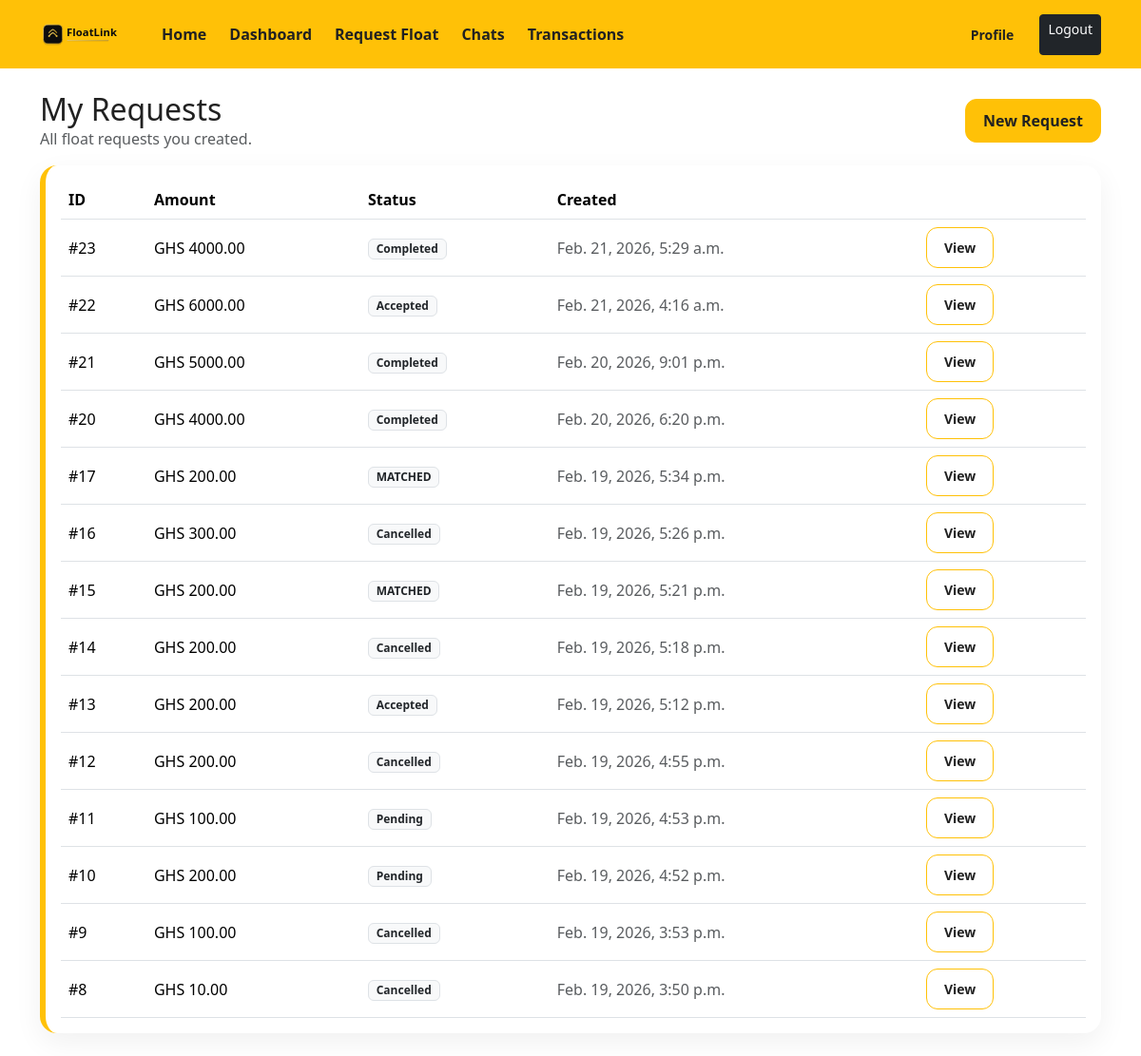
/requests/my/ (signed in), run on an earlier commit of the app's database.
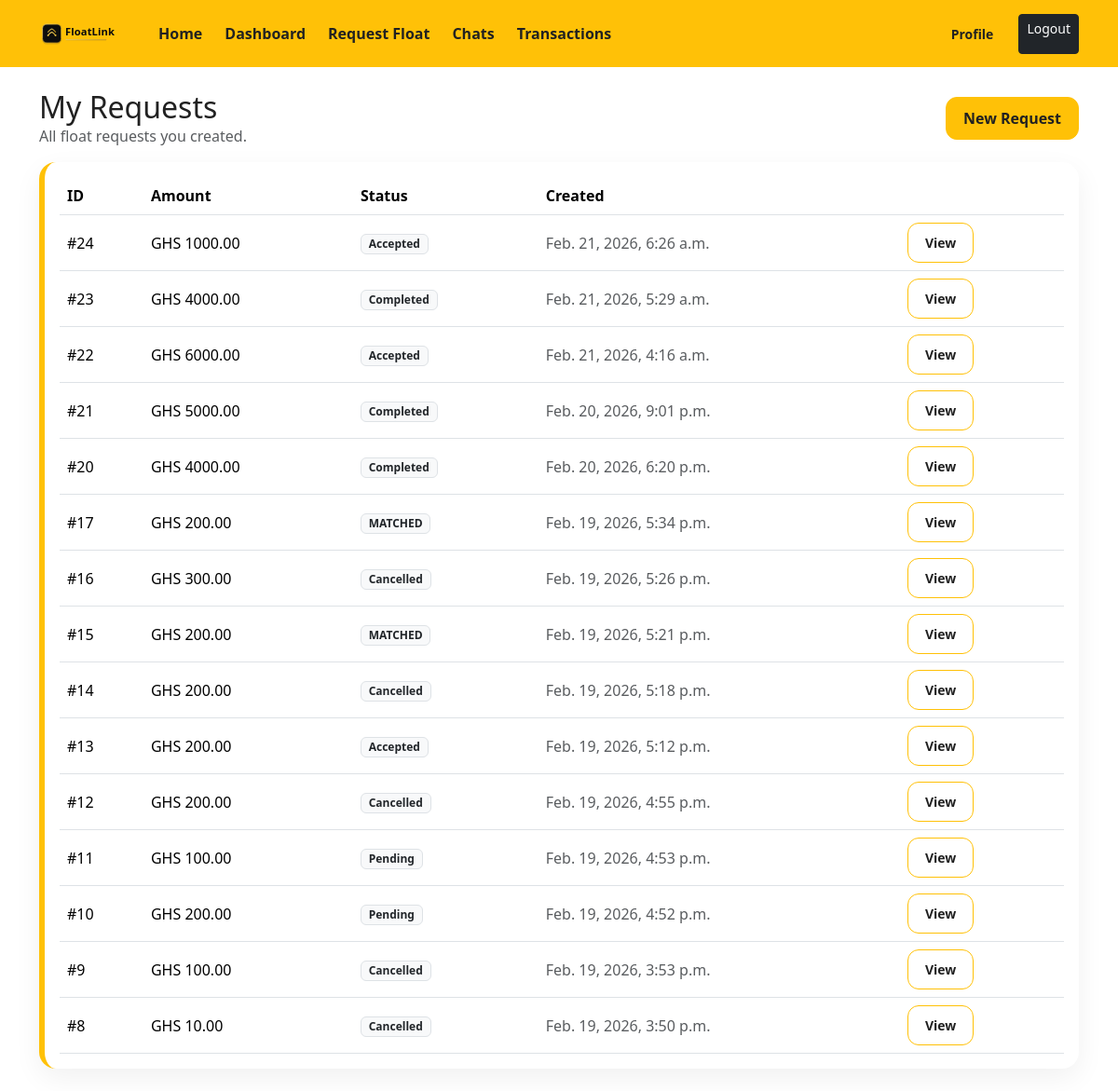
And on a later commit of the database.
### float_requests/models.py (models this page shows, shortened)
class FloatRequest(models.Model):
    class RequestType(models.TextChoices):
        E_CASH = 'E_CASH', 'E-cash'
        PHYSICAL_CASH = 'PHYSICAL_CASH', 'Physical cash'
    class Status(models.TextChoices):
        PENDING = 'PENDING', 'Pending'
        ACCEPTED = 'ACCEPTED', 'Accepted'
        ADMIN_COMPLETED = 'ADMIN_COMPLETED', 'Admin completed'
        COMPLETED = 'COMPLETED', 'Completed'
        DECLINED = 'DECLINED', 'Declined'
        CANCELLED = 'CANCELLED', 'Cancelled'
    requesting_agent = models.ForeignKey(Agent, on_delete=models.CASCADE, related_name='requests_created')
    amount = models.DecimalField(max_digits=12, decimal_places=2)
    request_type = models.CharField(max_length=20, choices=RequestType.choices, default=RequestType.E_CASH)
    requester_latitude = models.DecimalField(max_digits=9, decimal_places=6, null=True, blank=True)
    requester_longitude = models.DecimalField(max_digits=9, decimal_places=6, null=True, blank=True)
    status = models.CharField(max_length=20, choices=Status.choices, default=Status.PENDING)
    accepted_by = models.ForeignKey(
        settings.AUTH_USER_MODEL,
        on_delete=models.SET_NULL,
        null=True,
        blank=True,
        related_name='float_requests_accepted',
    )
    accepted_at = models.DateTimeField(null=True, blank=True)
    admin_completed_at = models.DateTimeField(null=True, blank=True)
    agent_confirmed_at = models.DateTimeField(null=True, blank=True)
    completed_at = models.DateTimeField(null=True, blank=True)
    created_at = models.DateTimeField(auto_now_add=True)

### float_requests/views.py (the view)
# urls.py: path("my/", views.my_requests, name="my"),
@login_required
def my_requests(request):
    agent = get_object_or_404(Agent, user=request.user)
    requests = FloatRequest.objects.filter(requesting_agent=agent).order_by('-created_at')
    return render(request, 'float_requests/list.html', {'requests': requests, 'title': 'My Requests'})

### templates/float_requests/list.html
{% extends 'base.html' %}
{% block content %}
<div class="container py-4">
  <div class="d-flex align-items-center justify-content-between mb-3">
    <div>
      <h2 class="mb-0">My Requests</h2>
      <div class="text-muted">All float requests you created.</div>
    </div>
    <a class="btn btn-fl" href="{% url 'float_requests:create' %}">New Request</a>
  </div>
  <div class="card card-fl">
    <div class="card-body">
      <div class="table-responsive">
        <table class="table align-middle mb-0">
          <thead>
            <tr>
              <th>ID</th>
              <th>Amount</th>
              <th>Status</th>
              <th>Created</th>
              <th></th>
            </tr>
          </thead>
          <tbody>
            {% for r in requests %}
              <tr>
                <td>#{{ r.id }}</td>
                <td>GHS {{ r.amount }}</td>
                <td><span class="badge bg-light text-dark border">{{ r.get_status_display }}</span></td>
                <td class="text-muted">{{ r.created_at }}</td>
                <td><a class="btn btn-sm btn-fl-outline" href="{% url 'float_requests:detail' r.id %}">View</a></td>
              </tr>
            {% empty %}
              <tr><td colspan="5" class="text-muted">No requests yet.</td></tr>
            {% endfor %}
          </tbody>
        </table>
      </div>
    </div>
  </div>
</div>
{% endblock %}

What changed in the data, as far as the page shows it:
added FloatRequest: id "24", amount "1000.00", status "Accepted", created_at "Feb. 21, 2026, 6:26 a.m."
